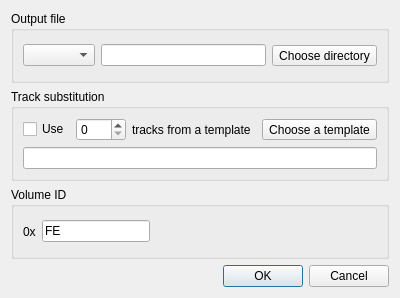
<?xml version="1.0" encoding="UTF-8"?>
<ui version="4.0">
 <class>ConvertDialog</class>
 <widget class="QDialog" name="ConvertDialog">
  <property name="geometry">
   <rect>
    <x>0</x>
    <y>0</y>
    <width>400</width>
    <height>298</height>
   </rect>
  </property>
  <property name="minimumSize">
   <size>
    <width>0</width>
    <height>0</height>
   </size>
  </property>
  <property name="windowTitle">
   <string>Convert</string>
  </property>
  <layout class="QVBoxLayout" name="verticalLayout">
   <item>
    <widget class="QGroupBox" name="groupBox">
     <property name="title">
      <string>Output file</string>
     </property>
     <layout class="QHBoxLayout" name="horizontalLayout_2">
      <item>
       <widget class="QComboBox" name="formatCombo">
        <property name="minimumSize">
         <size>
          <width>70</width>
          <height>0</height>
         </size>
        </property>
        <property name="toolTip">
         <string>Output file format</string>
        </property>
       </widget>
      </item>
      <item>
       <widget class="QLineEdit" name="outputText">
        <property name="toolTip">
         <string>Output file name</string>
        </property>
        <property name="readOnly">
         <bool>true</bool>
        </property>
       </widget>
      </item>
      <item>
       <widget class="QToolButton" name="outputBtn">
        <property name="toolTip">
         <string>Set output file</string>
        </property>
        <property name="text">
         <string>Choose directory</string>
        </property>
        <property name="icon">
         <iconset resource="resources.qrc">
          <normaloff>:/icons/folder_open</normaloff>:/icons/folder_open</iconset>
        </property>
       </widget>
      </item>
     </layout>
    </widget>
   </item>
   <item>
    <layout class="QHBoxLayout" name="horizontalLayout">
     <item>
      <widget class="QGroupBox" name="groupBox_2">
       <property name="title">
        <string>Track substitution</string>
       </property>
       <layout class="QVBoxLayout" name="verticalLayout_2">
        <item>
         <layout class="QHBoxLayout" name="horizontalLayout_3">
          <item>
           <widget class="QCheckBox" name="useCheck">
            <property name="text">
             <string>Use</string>
            </property>
           </widget>
          </item>
          <item>
           <widget class="QSpinBox" name="tracksCounter">
            <property name="minimumSize">
             <size>
              <width>50</width>
              <height>0</height>
             </size>
            </property>
            <property name="toolTip">
             <string>Tracks number</string>
            </property>
           </widget>
          </item>
          <item>
           <widget class="QLabel" name="label">
            <property name="sizePolicy">
             <sizepolicy hsizetype="Expanding" vsizetype="Preferred">
              <horstretch>0</horstretch>
              <verstretch>0</verstretch>
             </sizepolicy>
            </property>
            <property name="text">
             <string>tracks from a template</string>
            </property>
           </widget>
          </item>
          <item>
           <widget class="QToolButton" name="templateBtn">
            <property name="toolTip">
             <string>Set template file</string>
            </property>
            <property name="text">
             <string>Choose a template</string>
            </property>
            <property name="icon">
             <iconset resource="resources.qrc">
              <normaloff>:/icons/folder_open</normaloff>:/icons/folder_open</iconset>
            </property>
           </widget>
          </item>
         </layout>
        </item>
        <item>
         <layout class="QHBoxLayout" name="horizontalLayout_4">
          <item>
           <widget class="QLineEdit" name="templateText">
            <property name="toolTip">
             <string>Template file name</string>
            </property>
            <property name="readOnly">
             <bool>true</bool>
            </property>
           </widget>
          </item>
         </layout>
        </item>
       </layout>
      </widget>
     </item>
    </layout>
   </item>
   <item>
    <widget class="QGroupBox" name="groupBox_3">
     <property name="title">
      <string notr="true">Volume ID</string>
     </property>
     <layout class="QHBoxLayout" name="horizontalLayout_5">
      <item>
       <widget class="QLabel" name="label_2">
        <property name="text">
         <string notr="true">0x</string>
        </property>
       </widget>
      </item>
      <item>
       <widget class="QLineEdit" name="volumeIDEdit">
        <property name="sizePolicy">
         <sizepolicy hsizetype="Fixed" vsizetype="Fixed">
          <horstretch>0</horstretch>
          <verstretch>0</verstretch>
         </sizepolicy>
        </property>
        <property name="minimumSize">
         <size>
          <width>0</width>
          <height>0</height>
         </size>
        </property>
        <property name="baseSize">
         <size>
          <width>0</width>
          <height>0</height>
         </size>
        </property>
        <property name="inputMask">
         <string>HH</string>
        </property>
        <property name="text">
         <string>FE</string>
        </property>
        <property name="maxLength">
         <number>2</number>
        </property>
        <property name="frame">
         <bool>true</bool>
        </property>
       </widget>
      </item>
      <item>
       <spacer name="horizontalSpacer">
        <property name="orientation">
         <enum>Qt::Orientation::Horizontal</enum>
        </property>
        <property name="sizeType">
         <enum>QSizePolicy::Policy::Expanding</enum>
        </property>
        <property name="sizeHint" stdset="0">
         <size>
          <width>40</width>
          <height>20</height>
         </size>
        </property>
       </spacer>
      </item>
     </layout>
    </widget>
   </item>
   <item>
    <widget class="QDialogButtonBox" name="buttonBox">
     <property name="orientation">
      <enum>Qt::Orientation::Horizontal</enum>
     </property>
     <property name="standardButtons">
      <set>QDialogButtonBox::StandardButton::Cancel|QDialogButtonBox::StandardButton::Ok</set>
     </property>
    </widget>
   </item>
  </layout>
 </widget>
 <resources>
  <include location="resources.qrc"/>
 </resources>
 <connections>
  <connection>
   <sender>buttonBox</sender>
   <signal>accepted()</signal>
   <receiver>ConvertDialog</receiver>
   <slot>accept()</slot>
   <hints>
    <hint type="sourcelabel">
     <x>248</x>
     <y>254</y>
    </hint>
    <hint type="destinationlabel">
     <x>157</x>
     <y>274</y>
    </hint>
   </hints>
  </connection>
  <connection>
   <sender>buttonBox</sender>
   <signal>rejected()</signal>
   <receiver>ConvertDialog</receiver>
   <slot>reject()</slot>
   <hints>
    <hint type="sourcelabel">
     <x>316</x>
     <y>260</y>
    </hint>
    <hint type="destinationlabel">
     <x>286</x>
     <y>274</y>
    </hint>
   </hints>
  </connection>
 </connections>
</ui>
